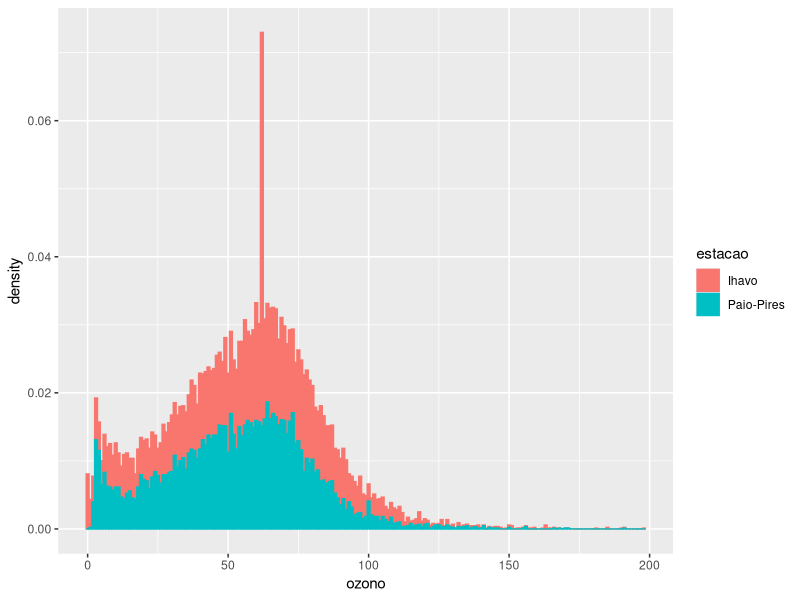

Generate this figure with R:
library(readxl)
library(ggplot2)
library(tidyr)

data <- read_excel("./data/QualidadeARO3.xlsx")

stations <- c("Ihavo", "Paio-Pires")

data <- subset(data, select=stations)
data <- pivot_longer(data, stations, names_to = "estacao", values_to = "ozono")
data$ozono <- as.numeric(data$ozono)
ggplot(data, aes(x=ozono, fill = estacao, colour=estacao)) + 
  geom_histogram(aes(y=..density..), binwidth = 1)

